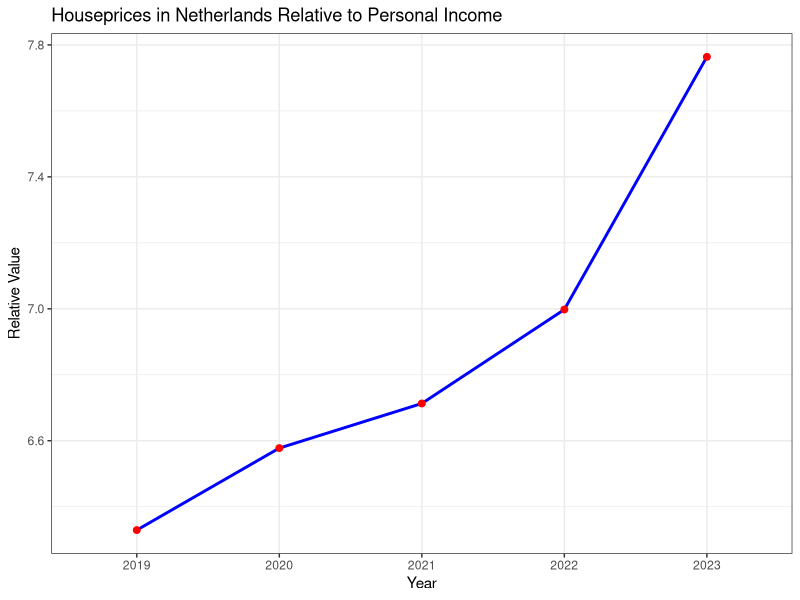
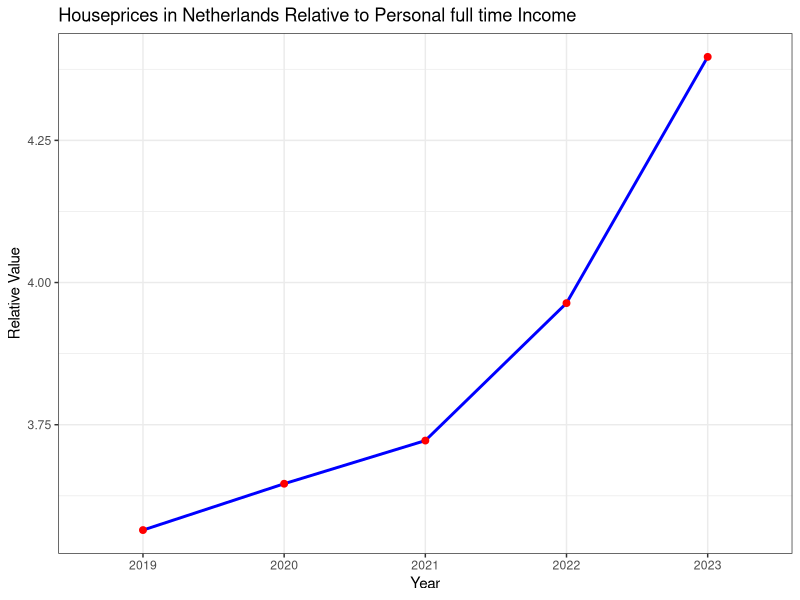

Reproduce these figures in R, in order.
library(ggplot2)
library(tidyverse)

data2 <- read.csv("wozdata.csv")
View(data2)

colnames(data2) <- data2[3, ] # turns the column names in the years
data2 <- data2[-c(1:5, 18:379), -c(1, 2, 5:7, 9:11, 13:15, 17:19, 21:23)] #verwijdert onnodige columns en rows
data2 <- na.omit(data2)  # Removes all rows that contain NA values
rownames(data2) <- data2[, 1]  # Set row names using the first column
data2 <- data2[, -1]  # Remove the first column if it's no longer needed




data <- read.csv("inkdata.csv")
View(data)

colnames(data) <- data[5, ] # turns the column names in a year
data <- data[-c(1, 2, 3, 4, 5, 6, 11), -c(1, 3, 5, 6, 7, 8, 10, 11, 12, 13, 15, 16, 17, 18, 20, 21, 22, 23, 25, 26, 27, 28)] # cleans up the data set
rownames(data) <- seq_len(nrow(data)) # unnecessary but makes numbers the rows correctly
colnames(data)[6] <- c("2023") #makes the year 2023 instead of 2023*

rownames(data) <- data[, 1]  # Set row names using the first column
data <- data[,-1]  # Remove the first column if it's no longer needed
data <- apply(data, 2, function(x) gsub(",", ".", x)) # replaces every comma into a decimal


data <- rbind(data, data2) # merges the two data sets
data[] <- lapply(data, function(x) as.numeric(as.character(x))) # makes the characters of all the numbers into numeric

new_row <- data[5, ] / data[3,]  # Element-wise division

rownames(new_row) <- "Houseprices in Netherland relative to Avg personal income"

data <- rbind(data[1:4, ], new_row, data[5:nrow(data), ])

# under here is the code to plot the new row 

graph_data <- data.frame(
  Year = colnames(data)[1:5],  # Extract year labels
  Value = as.numeric(data[5, 1:5])  # Convert row values to numeric
)

ggplot(graph_data, aes(x = Year, y = Value, group = 1)) +  # Explicitly set `group = 1`
  geom_line(color = "blue", linewidth = 1) +
  geom_point(color = "red", size = 2) +
  labs(
    title = "Houseprices in Netherlands Relative to Personal Income",
    x = "Year",
    y = "Relative Value"
  ) +
  theme_bw()


# code to find out what house prices had the most relative changes
data2[] <- lapply(data2, function(x) as.numeric(as.character(x))) # makes the characters of all the numbers into numeric in the old data2
dif <- c() # give variable dif the value of a vector

for(i in 1:nrow(data2))
{
  dif[i] = data2$"2023"[i] / data2$"2019"[i] # Element division  
}

data2 <- cbind(data2, dif) # add the dif variable to the data2 dataset

voltijd <- read.csv("inkdata.csv")
View(voltijd)

colnames(voltijd) <- voltijd[5, ] # turns the column names in a year
voltijd <- voltijd[-c(1, 2, 3, 4, 5, 6, 11), -c(1, 3, 4, 5, 6, 7, 9, 10, 11, 12, 14, 15, 16, 17, 19, 20, 21, 22, 24, 25, 26, 27)] # cleans up the data set
colnames(voltijd)[6] <- c("2023") #makes the year 2023 instead of 2023*

rownames(voltijd) <- voltijd[, 1]  # Set row names using the first column
voltijd <- voltijd[,-1]  # Remove the first column if it's no longer needed
voltijd <- voltijd[-c(1, 2, 4), ] # cleans up the data set

rownames(voltijd)[1] <- "Werkzame beroepsbevolking met full time jobs|Gemiddeld persoonlijk inkomen"
voltijd[] <- lapply(voltijd, function(x) as.numeric(gsub(",", ".", x)))

data <- data[-c(1, 2, 4), ] # cleans up the data set

data <- rbind(data[1, ], voltijd, data[2:nrow(data), ])

new_row_vol <- data[6, ] / data[2,]  # Element-wise division
rownames(new_row_vol) <- "Houseprices in Netherlands relative to Avg personal full time income"
data <- rbind(data[1:5, ], new_row_vol, data[6:nrow(data), ])

graph_data <- data.frame(
  Year = colnames(data)[1:5],  # Extract year labels
  Value = as.numeric(data[6, 1:5])  # Convert row values to numeric
)

ggplot(graph_data, aes(x = Year, y = Value, group = 1)) +  # Explicitly set `group = 1`
  geom_line(color = "blue", linewidth = 1) +
  geom_point(color = "red", size = 2) +
  labs(
    title = "Houseprices in Netherlands Relative to Personal full time Income",
    x = "Year",
    y = "Relative Value"
  ) +
  theme_bw()